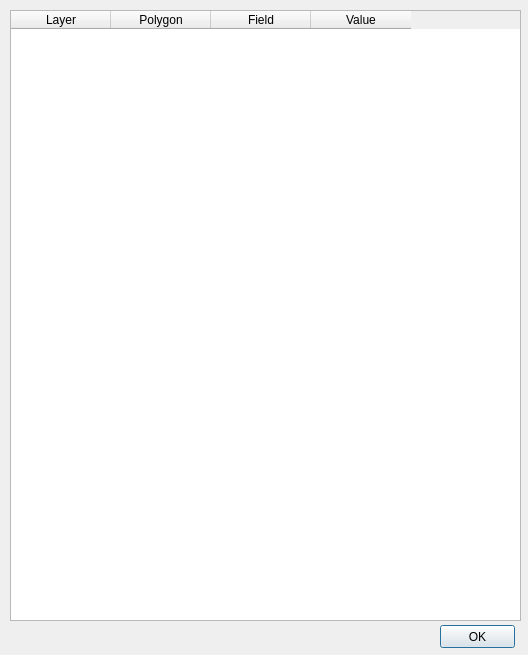
<?xml version="1.0" encoding="UTF-8"?>
<ui version="4.0">
 <class>DialogInfo2</class>
 <widget class="QDialog" name="DialogInfo2">
  <property name="geometry">
   <rect>
    <x>0</x>
    <y>0</y>
    <width>528</width>
    <height>655</height>
   </rect>
  </property>
  <property name="windowTitle">
   <string>Dialog</string>
  </property>
  <widget class="QTableWidget" name="tableWidget">
   <property name="geometry">
    <rect>
     <x>10</x>
     <y>10</y>
     <width>511</width>
     <height>611</height>
    </rect>
   </property>
   <column>
    <property name="text">
     <string>Layer</string>
    </property>
   </column>
   <column>
    <property name="text">
     <string>Polygon</string>
    </property>
   </column>
   <column>
    <property name="text">
     <string>Field</string>
    </property>
   </column>
   <column>
    <property name="text">
     <string>Value</string>
    </property>
   </column>
  </widget>
  <widget class="QPushButton" name="butCloseInfo2">
   <property name="geometry">
    <rect>
     <x>440</x>
     <y>625</y>
     <width>75</width>
     <height>23</height>
    </rect>
   </property>
   <property name="text">
    <string>OK</string>
   </property>
  </widget>
  <widget class="QLabel" name="labelCoord">
   <property name="geometry">
    <rect>
     <x>10</x>
     <y>628</y>
     <width>301</width>
     <height>16</height>
    </rect>
   </property>
   <property name="text">
    <string/>
   </property>
  </widget>
 </widget>
 <resources/>
 <connections/>
</ui>
